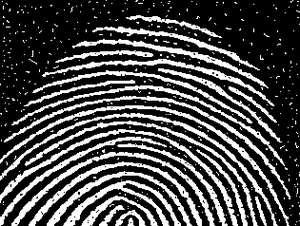
#> input picture photos/finger_print.png, 300 x 226 px
$ python 24-morphologicalOperations.py
#> lines starting #> are read from the running program, lines starting #| are printed output that depends on the picture; after the words box and inside, x2 and y2 are one past the last pixel; in counts of white or black regions, pixels touching at a corner belong together
#morphological operations (EROSION,DILATION, OPENING, CLOSING) on image using opencv
import cv2
import numpy as np

img = cv2.imread('photos/finger_print.png',0)
#> img is the input picture: shape (226, 300); min 0, max 255, mean 73.4
_,mask= cv2.threshold(img,230,255,cv2.THRESH_BINARY)
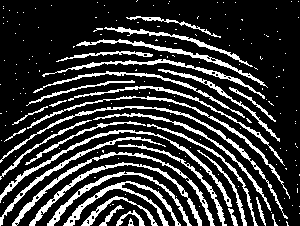
#> mask: shape (226, 300); 21.4% white; 183 white regions (149 under 20 px), largest, box (x1, y1, x2, y2) and area: (12, 152, 215, 226) 944, (0, 130, 232, 207) 935, (0, 106, 288, 219) 917
kernel = np.ones((2,2),np.uint8)
e = cv2.erode(mask,kernel)
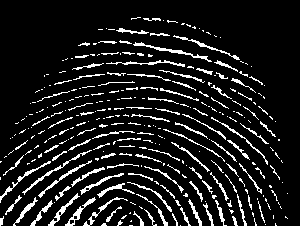
#> e: shape (226, 300); 11.2% white in thin lines or dots, all inside (x1, y1, x2, y2) = (0, 17, 288, 226)

kernel = np.ones((3,3),np.uint8)
d = cv2.dilate(mask,kernel)
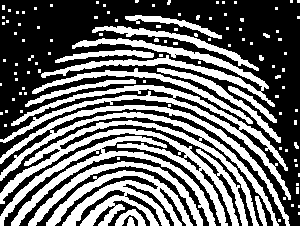
#> d: shape (226, 300); 42.5% white; 112 white regions (92 under 20 px), largest, box (x1, y1, x2, y2) and area: (0, 105, 290, 226) 8591, (46, 170, 193, 226) 3516, (0, 85, 291, 200) 3319

kernel = np.ones((3,3),np.uint8)
o = cv2.morphologyEx(mask,cv2.MORPH_OPEN,kernel)
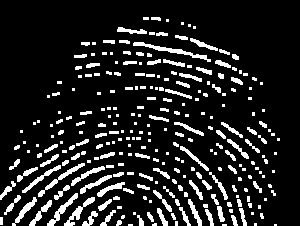
#> o: shape (226, 300); 13.4% white; 269 white regions (147 under 20 px), largest, box (x1, y1, x2, y2) and area: (133, 42, 211, 62) 300, (38, 163, 85, 197) 223, (47, 193, 78, 226) 216

kernel = np.ones((3,3),np.uint8)
c= cv2.morphologyEx(mask,cv2.MORPH_CLOSE,kernel)
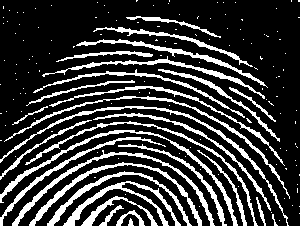
#> c: shape (226, 300); 22.3% white; 160 white regions (130 under 20 px), largest, box (x1, y1, x2, y2) and area: (0, 130, 238, 226) 1056, (12, 150, 215, 226) 1003, (0, 106, 289, 226) 963

from matplotlib import pyplot as plt
titles = ["img","mask","erosion","dilation","opening","closing"]
images = [img,mask,e,d,o,c]
for i in range(6):
    plt.subplot(3, 3, i+1), plt.imshow(images[i], 'gray')
    plt.title(titles[i])
    plt.xticks([]),plt.yticks([])

plt.show()
cv2.waitKey(0)
cv2.destroyAllWindows()
